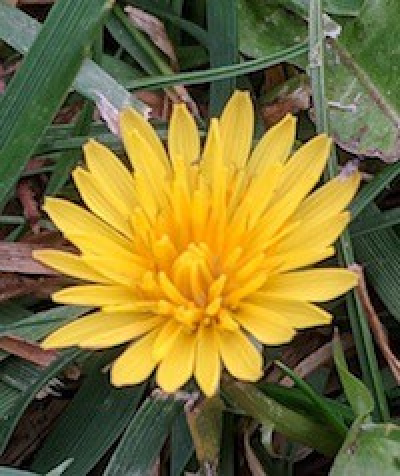
#> input picture mini-project2/flower.png, 400 x 476 px
$ python assignment2-1.py
#> lines starting #> are read from the running program, lines starting #| are printed output that depends on the picture; after the words box and inside, x2 and y2 are one past the last pixel; in counts of white or black regions, pixels touching at a corner belong together
import cv2
import sys
import imutils

img = cv2.imread("flower.png")
#> img is the input picture: shape (476, 400, 3); mean B, G, R 55, 113.3, 123.9

if img is None:
    sys.exit("Could not read the image.")

(h, w, d) = img.shape
#> h = 476; w = 400; d = 3
print("width=", w, "height=", h, "depth=", d)
#| width= 400 height= 476 depth= 3


# ========================
# 1. Show Region of Interest (ROI)
# ========================
startY, endY = 20, 320
startX, endX = 40, 340
roi = img[startY:endY, startX:endX]
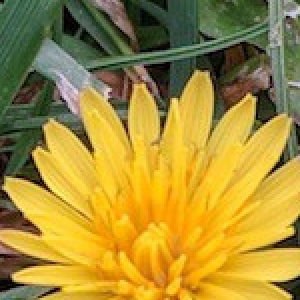
#> roi: shape (300, 300, 3); mean B, G, R 55.4, 141.8, 166.3
cv2.imshow("1. Region of Interest", roi)

# ========================
# 2. Resize Image
# ========================
resized = cv2.resize(img, (150, 150))
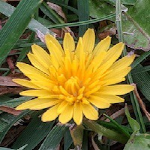
#> resized: shape (150, 150, 3); mean B, G, R 54.9, 113.2, 123.8
cv2.imshow("2. Resized Image", resized)


# ========================
# 3. Rotate Image (45 degrees counter-clockwise)
# ========================
(h, w) = img.shape[:2]
center = (w // 2, h // 2)
#> center = (200, 238)
M = cv2.getRotationMatrix2D(center, 45, 1.0)
rotated = cv2.warpAffine(img, M, (w, h))
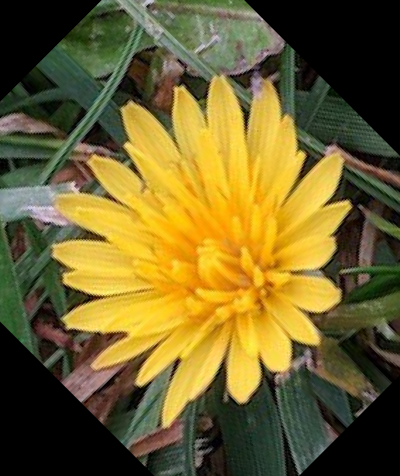
#> rotated: shape (476, 400, 3); mean B, G, R 44.8, 98.5, 112.5
cv2.imshow("3. Rotated Image", rotated)

# ========================
# 4. Smooth Image (Gaussian Blur)
# ========================
smoothed = cv2.GaussianBlur(img, (11, 11), 0)
cv2.imshow("4. Smoothed Image", smoothed)

# ========================
# 5. Drawing (Rectangle, Circle, Line) - Yellow (0,255,255)
# ========================
drawn = img.copy()
cv2.rectangle(drawn, (50, 50), (200, 200), (0, 255, 255), 2)
cv2.circle(drawn, (300, 300), 40, (0, 255, 255), 2)
cv2.line(drawn, (100, 100), (400, 400), (0, 255, 255), 2)
cv2.imshow("5. Drawing Shapes", drawn)

# ========================
# 6. Add Text
# ========================
texted = img.copy()
cv2.putText(texted, "Zhipeng Ling", (50, 50), cv2.FONT_HERSHEY_SIMPLEX, 1, (0, 255, 255), 2)
#> texted: shape (476, 400, 3); 0.75% of pixels changed, all inside (x1, y1, x2, y2) = (52, 27, 249, 59)
cv2.imshow("6. Text Added", texted)

# ========================
# 7. Convert to Grayscale
# ========================
gray = cv2.cvtColor(img, cv2.COLOR_BGR2GRAY)
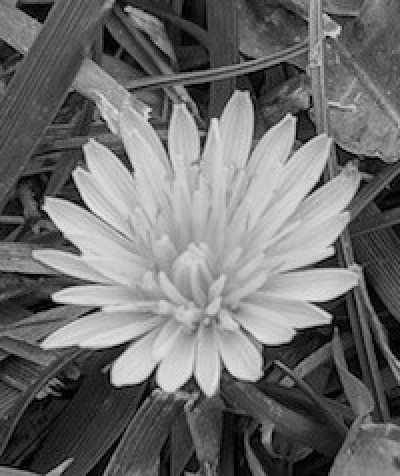
#> gray: shape (476, 400); min 0, max 235, mean 109.8
cv2.imshow("7. Grayscale Image", gray)

# ========================
# 8. Edge Detection (Canny)
# ========================
edges = cv2.Canny(gray, 100, 200)
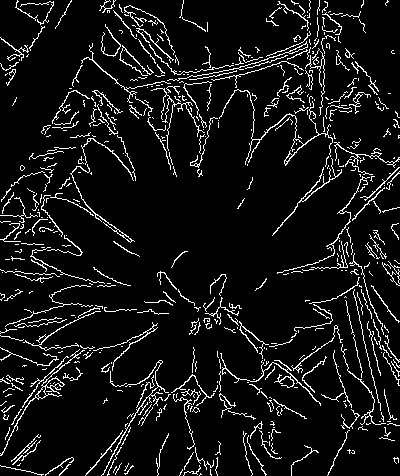
#> edges: shape (476, 400); 8% white in thin lines or dots
cv2.imshow("8. Canny Edges", edges)

# ========================
# 9. Thresholding
# ========================
_, thresh = cv2.threshold(gray, 127, 255, cv2.THRESH_BINARY)
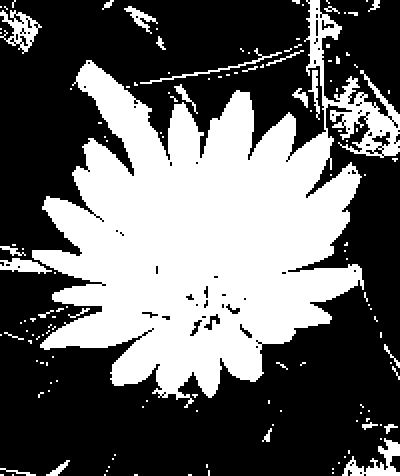
#> thresh: shape (476, 400); 39.3% white; 141 white regions (108 under 20 px)
cv2.imshow("9. Thresholded Image", thresh)

# ========================
# 10. Detect and Draw Contours
# ========================
contours_img = img.copy()
contours, _ = cv2.findContours(thresh, cv2.RETR_TREE, cv2.CHAIN_APPROX_SIMPLE)
#> contours = 244 contours, 201 with area under 20; largest, box (x1, y1, x2, y2) and area: (32, 0, 400, 408) 68687, (0, 10, 42, 54) 808, (342, 438, 400, 476) 719, (0, 258, 52, 274) 406, (124, 6, 158, 34) 230
cv2.drawContours(contours_img, contours, -1, (0, 255, 255), 2)
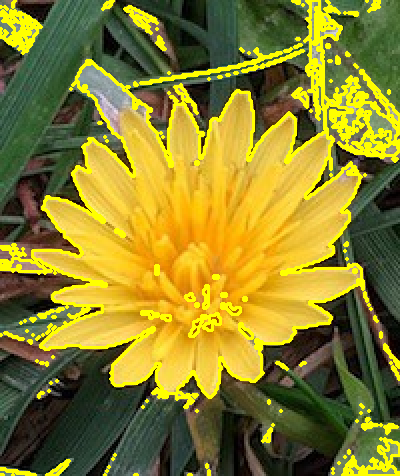
#> contours_img: shape (476, 400, 3); 12.4% of pixels changed, all inside (x1, y1, x2, y2) = (0, 0, 400, 476)
cv2.imshow("10. Contours", contours_img)


k = cv2.waitKey(0)
#> (key Esc is pressed here)
if k == ord("s"):
    cv2.imwrite("flower-copy.png", img)
